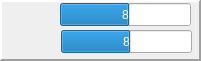
   <widget class="QFrame" name="frame_6">
    <property name="geometry">
     <rect>
      <x>680</x>
      <y>190</y>
      <width>201</width>
      <height>61</height>
     </rect>
    </property>
    <property name="frameShape">
     <enum>QFrame::Panel</enum>
    </property>
    <property name="frameShadow">
     <enum>QFrame::Raised</enum>
    </property>
    <property name="lineWidth">
     <number>2</number>
    </property>
    <widget class="QLabel" name="doomNova">
     <property name="geometry">
      <rect>
       <x>6</x>
       <y>5</y>
       <width>50</width>
       <height>50</height>
      </rect>
     </property>
     <property name="text">
      <string/>
     </property>
     <property name="pixmap">
      <pixmap resource="res.qrc">:/doomNova.jpg</pixmap>
     </property>
     <property name="scaledContents">
      <bool>true</bool>
     </property>
    </widget>
    <widget class="QProgressBar" name="ap_progressBar1_4">
     <property name="geometry">
      <rect>
       <x>60</x>
       <y>3</y>
       <width>131</width>
       <height>23</height>
      </rect>
     </property>
     <property name="maximum">
      <number>15</number>
     </property>
     <property name="value">
      <number>8</number>
     </property>
     <property name="alignment">
      <set>Qt::AlignJustify|Qt::AlignVCenter</set>
     </property>
     <property name="textVisible">
      <bool>true</bool>
     </property>
     <property name="orientation">
      <enum>Qt::Horizontal</enum>
     </property>
     <property name="invertedAppearance">
      <bool>false</bool>
     </property>
     <property name="textDirection">
      <enum>QProgressBar::BottomToTop</enum>
     </property>
     <property name="format">
      <string>%v</string>
     </property>
    </widget>
    <widget class="QProgressBar" name="ap_progressBar2_4">
     <property name="geometry">
      <rect>
       <x>61</x>
       <y>30</y>
       <width>131</width>
       <height>23</height>
      </rect>
     </property>
     <property name="maximum">
      <number>15</number>
     </property>
     <property name="value">
      <number>8</number>
     </property>
     <property name="alignment">
      <set>Qt::AlignJustify|Qt::AlignVCenter</set>
     </property>
     <property name="textVisible">
      <bool>true</bool>
     </property>
     <property name="orientation">
      <enum>Qt::Horizontal</enum>
     </property>
     <property name="invertedAppearance">
      <bool>false</bool>
     </property>
     <property name="textDirection">
      <enum>QProgressBar::BottomToTop</enum>
     </property>
     <property name="format">
      <string>%v</string>
     </property>
    </widget>
   </widget>
